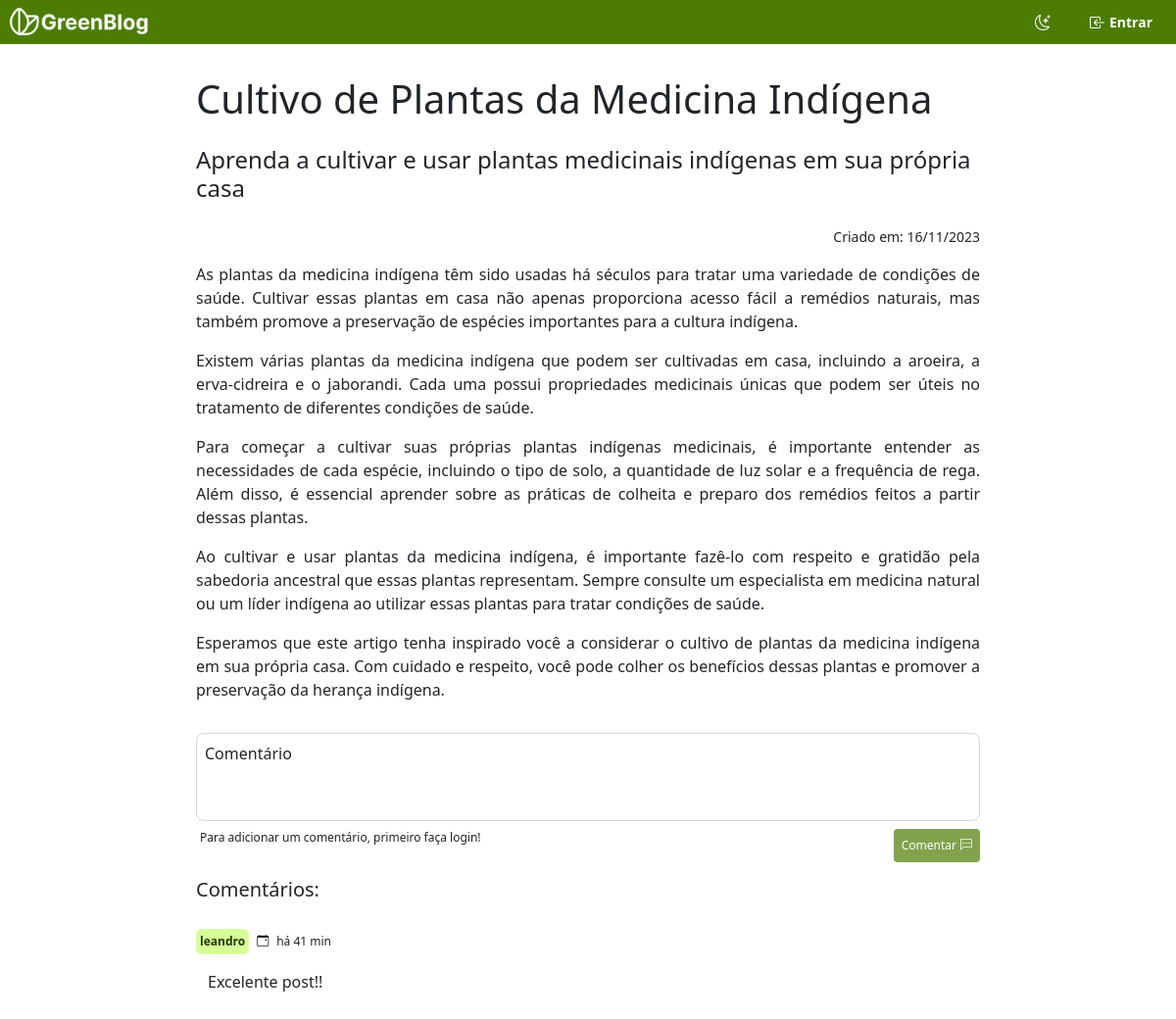
The app's page /post.php?id=35 with its own data.
### tables this page shows
CREATE TABLE posts (
	post_id integer primary key autoincrement,
    owner_id int not null references user(user_id),
    title varchar(100),
    content text,
    created_at timestamp DEFAULT CURRENT_TIMESTAMP,
    subtitle text(100)
);

CREATE TABLE comments (
	id integer not null primary key autoincrement,
    post_id int not null references posts(post_id),
    owner_id int not null references user(user_id),
    content text,
    created_at timestamp DEFAULT CURRENT_TIMESTAMP
);

### database/database.php (called while the page is built, shortened)
<?php
$db = new PDO("sqlite:" . DATABASE_PATH);
function get_comments_by_post_id(String $post_id)
{
	global $db;
	$sql = "--sql
		SELECT comments.*, user.username
		FROM comments, user
		WHERE user.user_id = comments.owner_id AND post_id = '$post_id'
		ORDER BY comments.created_at DESC
	";
	$query = $db->prepare($sql);
	$query->execute();
	$query = $query->fetchAll(PDO::FETCH_ASSOC);
	return $query;
}
function get_post_by_id(String $id)
{
	global $db;
	$sql = "--sql
		SELECT * FROM posts WHERE post_id = '$id'
	";
	$query = $db->prepare($sql);
	$query->execute();
	$query = $query->fetch(PDO::FETCH_ASSOC);
	return $query;
}
function calculate_time_diff(String $date_str)
{
	$now = new DateTime('now');
	$date = new DateTime($date_str);
	$diff = $now->diff($date);
	$days = $diff->days;
	$hours = $diff->h;
	$minutes = $diff->i;
	if ($days == 0 && $hours <= 1 && $minutes >= 1) {
		return 'há ' . $minutes . ' min';
	}
	return '';
}

### post.php (the view, shortened to what this page needs)
<?php
include './database/database.php';
$header = include './header.php';
$post_id = $_GET['id'];
$post = get_post_by_id($post_id);
$comments = get_comments_by_post_id($post_id);
$date = $post['created_at'];
$created_at = new DateTime($date);
$created_at = $created_at->format('d/m/Y');
?>
<!DOCTYPE html>
<html lang="pt-br">
<head>
  <link rel="stylesheet" href="/styles/global.css">
  <link rel="stylesheet" href="/styles/posts.css">
</head>
<body>
  <?= $header ?>
  <main id="container">
    <div id="content">
      <h1 class="h1"><?= $post['title'] ?></h1>
      <p class="h4" id="subtitle"><?= $post['subtitle'] ?></p>
      <span id="post_date">Criado em: <?= $created_at ?></span>
      <div id="content_body">
        <?= $post['content'] ?>
      </div>
      <form action="/actions/comment.php" method="post" id="form">
        <textarea name="comment" id="comment_field" cols="30" rows="10" disabled required placeholder=Comentário></textarea>
        <div>
          <span>Para adicionar um comentário, primeiro faça login!</span>
          <button id="send_comment_bt" disabled>
            Comentar
            <span class="bi bi-chat-left-dots"></span>
          </button>
        </div>
      </form>
    </div>
    <div id="comments">
      <h5 class="h5">Comentários:</h5>
      <?php
      if ($comments) {
        foreach ($comments as &$comment) {
          $content = &$comment['content'];
          $username = &$comment['username'];
          $date = &$comment['created_at'];
          $date = &$comment['created_at'];
          $created_at = calculate_time_diff($date);
          echo <<<HTML
              <div id="comment" >
                <div id="comment_title" >
                  <span>$username</span>
                  <span class="bi bi-calendar-event"></span>
                  <span> $created_at</span>
                </div>
                <p>$content</p>
              </div>
            HTML;
        }
      }
      ?>
    </div>
  </main>
</body>
</html>

### header.php
<?php
return <<<HTML
  <link rel="stylesheet" href="./styles/header.css">
  <header>
    <div>
      <a href="/" id="logo-white">
      </a>
    </div>
    <div  >
      <button id="theme_button" class="dropdown-item" ></button>
      <div id="user_case">
        <a href="signin.php" >
          <button id="login_link">
            <span id="login_icon" class="bi bi-box-arrow-in-left"></span>
            <span>Entrar</span>
          </button>
        </a>
      </div>
    </div>
  </header>
  <script src="/scripts/header.js" ></script>
  <script src="/scripts/theme.js" ></script>
HTML;
?>

### styles/global.css (style rules this page uses)
:root { --primary-1: #D6FF97; --primary-2: #4C7D02; --primary-3: #213700; --alert-1: rgb(238, 108, 68); --white: #FFFFFF; --header-height: 45px }
input, textarea { background-color: var(--back-color-input); color: var(--font-3); resize: none; border-radius: 8px; font-size: 16px; padding: 8px; }
input::placeholder, textarea::placeholder { color: var(--font-2); }
body { background-color: var(--back-color); }
* { margin: 0; padding: 0; box-sizing: border-box; color: var(--font-3); transition: .7s; }
a { text-decoration: none; color: var(--font-3); }
button { background-color: var(--white); border: none; padding: 2px 8px; border-radius: 4px; display: flex; justify-content: center; align-items: center; gap: 4px; }
main { width: 100%; height: calc(100vh - var(--header-height)); margin-top: var(--header-height); }
#container { display: flex; flex-direction: column; align-items: center; width: 100%; height: calc(100vh - var(--header-height)); overflow-x: auto; padding: 16px; }
#login_icon { font-size: 16px; color: var(--white); font-weight: 600; }

### styles/posts.css (style rules this page uses)
#content { max-width: 800px; width: 100%; display: flex; flex-direction: column; gap: 16px; padding: 16px 0; font-size: 18px; }
textarea { width: 100%; height: 90px; }
#form { display: flex; flex-direction: column; align-items: end; gap: 8px; }
#form>div { width: 100%; display: flex; justify-content: space-between; font-size: 12px; padding-left: 4px; }
#send_comment_bt { padding: 8px; background-color: var(--primary-2); color: var(--white); font-weight: 500; }
#send_comment_bt>span { color: var(--white); }
#send_comment_bt:disabled { opacity: .7; }
#content_body { text-align: justify; line-height: 24px; font-size: 16px; }
#comments { max-width: 800px; width: 100%; display: flex; flex-direction: column; gap: 20px; padding-bottom: 50px; }
#comment { width: 100%; border-bottom: 1px solid var(--font-1); display: flex; flex-direction: column; gap: 16px; padding: 0 0 12px 0; }
#comment>p { padding: 0 12px; font-weight: 500; }
#comment_title { display: flex; gap: 8px; align-items: center; font-size: 12px; }
#comment_title>span:first-child { background-color: var(--primary-1); padding: 4px; border-radius: 6px; color: var(--primary-3); font-weight: 600; }
#comment_title>span:nth-child(2), #comment_title>span:last-child { color: var(--font-1); font-weight: 500; }
#post_date { font-size: 14px; color: var(--font-1); font-weight: 500; width: 100%; text-align: end; }

### styles/header.css (style rules this page uses)
header { background-color: var(--primary-2); width: 100%; height: var(--header-height); position: fixed; top: 0; font-weight: 600; display: flex; justify-content: space-between; align-items: center; padding: 8px; }
#logo-white { width: 150px; height: calc(var(--header-height) - 8px); background-image: url(/assets/logo-white.png); background-repeat: no-repeat; background-position: center; background-size: cover; }
header>div { display: flex; gap: 8px; justify-content: center; }
header div:first-child { justify-content: start; }
header div:last-child { justify-content: end; }
#login_link>span:last-child { color: var(--white); font-weight: 600; font-size: 14px; }
#login_link { padding: 4px 8px; background-color: transparent; }
#user_case { display: flex; justify-content: end; align-items: center; gap: 20px; padding: 0 8px; }
#theme_button { background-color: transparent; color: var(--white); }

### records on screen
posts: title "Cultivo de Plantas da Medicina Indígena", subtitle "Aprenda a cultivar e usar plantas medicinais indígenas em sua própria casa", created_at "16/11/2023", content "As plantas da medicina indígena têm sido usadas há séculos para tratar uma variedade de condições de saúde. Cultivar essas plantas em casa não apenas proporciona acesso fácil a remédios naturais, mas também promove a preservação de espécies importantes para a cultura indígena. Existem várias plantas da medicina indígena que podem ser cultivadas em casa, incluindo a aroeira, a erva-cidreira e o jaborandi. Cada uma possui propriedades medicinais únicas que podem ser úteis no tratamento de diferentes condições de saúde. Para começar a cultivar suas próprias plantas indígenas medicinais, é importante entender as necessidades de cada espécie, incluindo o tipo de solo, a quantidade de luz solar e…"
comments: created_at "há 41 min"
